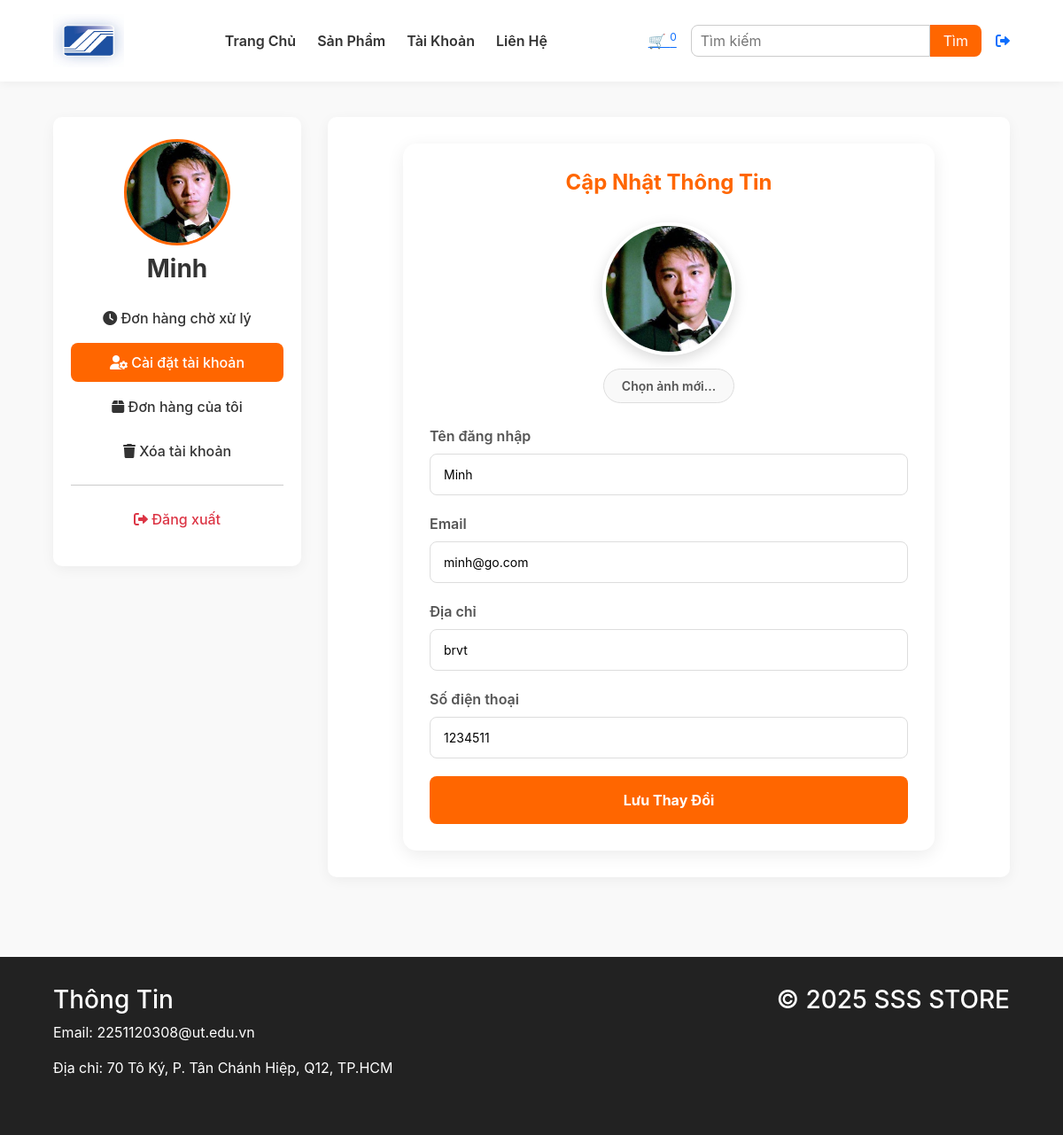
The app's page /users_area/profile.php?edit_account (signed in) with its own data.
### tables this page shows
CREATE TABLE `user_table` (
  `user_id` int(11) NOT NULL,
  `username` varchar(100) NOT NULL,
  `user_email` varchar(100) NOT NULL,
  `user_password` varchar(255) NOT NULL,
  `user_image` varchar(255) NOT NULL,
  `user_ip` varchar(100) NOT NULL,
  `user_address` varchar(255) NOT NULL,
  `user_mobile` varchar(20) NOT NULL
);

### users_area/edit_account.php (the view, shortened to what this page needs)
<?php
if (isset($_GET['edit_account'])) {
    $user_session_name = $_SESSION['username'];
    $select_query = "SELECT * FROM `user_table` WHERE username='$user_session_name'";
    $result_query = mysqli_query($con, $select_query);
    $row_fetch = mysqli_fetch_assoc($result_query);
    $username = $row_fetch['username'];
    $user_email = $row_fetch['user_email'];
    $user_address = $row_fetch['user_address'];
    $user_mobile = $row_fetch['user_mobile'];
    $current_image = $row_fetch['user_image'] ? $row_fetch['user_image'] : 'default_avatar.png';
}
?>
<!DOCTYPE html>
<html lang="vi">
<head>
</head>
<body>
    <div class="edit-account-container">
        <h3 class="edit-title">Cập Nhật Thông Tin</h3>
        <form action="" method="post" enctype="multipart/form-data">
            <div class="image-upload-section">
                <div class="image-preview-container">
                    <img src="./user_images/<?php echo htmlspecialchars($current_image); ?>"
                         alt="Ảnh đại diện" class="edit-image-preview">
                </div>
                <div class="file-input-wrapper">
                    <button class="btn-file">Chọn ảnh mới...</button>
                </div>
            </div>
            <div class="form-group">
                <label for="user_username" class="form-label">Tên đăng nhập</label>
                <input type="text" id="user_username" class="form-input" value="<?php echo htmlspecialchars($username) ?>" name="user_username" required>
            </div>
            <div class="form-group">
                <label for="user_email" class="form-label">Email</label>
                <input type="email" id="user_email" class="form-input" value="<?php echo htmlspecialchars($user_email) ?>" name="user_email" required>
            </div>
            <div class="form-group">
                <label for="user_address" class="form-label">Địa chỉ</label>
                <input type="text" id="user_address" class="form-input" value="<?php echo htmlspecialchars($user_address) ?>" name="user_address" required>
            </div>
            <div class="form-group">
                <label for="user_mobile" class="form-label">Số điện thoại</label>
                <input type="text" id="user_mobile" class="form-input" value="<?php echo htmlspecialchars($user_mobile) ?>" name="user_mobile" required>
            </div>
            <input type="submit" value="Lưu Thay Đổi" class="btn-update" name="user_update">
        </form>
    </div>
</body>
</html>

### users_area/profile.php (shortened to what this page needs)
<?php
include('../functions/common_function.php');
$username = $_SESSION['username'];
?>
<!DOCTYPE html>
<html lang="vi">
<head>
    <link rel="stylesheet" href="https://cdnjs.cloudflare.com/ajax/libs/font-awesome/6.0.0-beta3/css/all.min.css">
    <link href="https://cdn.jsdelivr.net/npm/bootstrap@5.3.3/dist/css/bootstrap.min.css" rel="stylesheet">
</head>
<body>
    <header>
        <a class="logo" href="../index.php"><img src="../images/R.jpg" alt="Logo"></a>
        <nav>
            <a href="../index.php">Trang Chủ</a>
            <a href="../display_all.php">Sản Phẩm</a>
            <a href="./profile.php" class="active">Tài Khoản</a>
            <a href="#contact">Liên Hệ</a>
        </nav>
        <div class="icons">
            <a href="../cart.php">🛒 <sup><?php cart_item(); ?></sup></a>
            <form action="../search_product.php" method="get">
                <input type="search" placeholder="Tìm kiếm" name="search_data" />
                <input type="submit" value="Tìm" name="search_data_product" />
            </form>
            <?php echo isset($_SESSION['username']) ? '<a href="logout.php"><i class="fa fa-sign-out-alt"></i></a>' : '<a href="user_login.php"><i class="fas fa-user"></i></a>'; ?>
        </div>
    </header>
    <section class="profile-container">
        <aside class="sidebar">
            <?php
            $stmt = $con->prepare("SELECT user_image FROM user_table WHERE username = ?");
            $stmt->bind_param("s", $username);
            $stmt->execute();
            $result = $stmt->get_result();
            $user_image = $result->fetch_assoc()['user_image'] ?? 'default_avatar.png';
            ?>
            <img src="./user_images/<?php echo htmlspecialchars($user_image); ?>" alt="Ảnh đại diện">
            <h3><?php echo htmlspecialchars($username); ?></h3>
            <?php
            $current = isset($_GET['edit_account']) ? 'edit' : (isset($_GET['my_orders']) ? 'orders' : (isset($_GET['delete_account']) ? 'delete' : 'default'));
            ?>
            <a href="profile.php" class="<?php echo $current == 'default' ? 'active' : ''; ?>"><i class="fa-solid fa-clock"></i> Đơn hàng chờ xử lý</a>
            <a href="profile.php?edit_account" class="<?php echo $current == 'edit' ? 'active' : ''; ?>"><i class="fa-solid fa-user-gear"></i> Cài đặt tài khoản</a>
            <a href="profile.php?my_orders" class="<?php echo $current == 'orders' ? 'active' : ''; ?>"><i class="fa-solid fa-box"></i> Đơn hàng của tôi</a>
            <a href="profile.php?delete_account" class="<?php echo $current == 'delete' ? 'active' : ''; ?>"><i class="fa-solid fa-trash"></i> Xóa tài khoản</a>
            <hr>
            <a href="logout.php" class="text-danger"><i class="fa-solid fa-right-from-bracket"></i> Đăng xuất</a>
        </aside>
        <div class="content">
            <?php
            if (isset($_GET['edit_account'])) {
                include('edit_account.php');
            } elseif (isset($_GET['my_orders'])) {
                include('user_orders.php');
            } elseif (isset($_GET['delete_account'])) {
                include('delete_account.php');
            } else {
                echo "<h3>Xin chào, " . htmlspecialchars($username) . "!</h3><p>Bạn có thể xem và quản lý tài khoản tại đây.</p>";
            }
            ?>
        </div>
    </section>
    <footer id="contact">
        <div>
            <h3>Thông Tin</h3>
            <p>Email: 2251120308@ut.edu.vn</p>
            <p>Địa chỉ: 70 Tô Ký, P. Tân Chánh Hiệp, Q12, TP.HCM</p>
        </div>
        <div>
            <h3>&copy; 2025 SSS STORE</h3>
        </div>
    </footer>
</body>
</html>

### users_area/profile.php (style rules this page uses)
:root { --main-color: #ff6600; --bg-light: #f9f9f9; --dark-text: #333; --light-text: #777; }
body { font-family: 'Inter', sans-serif; background-color: var(--bg-light); margin: 0; color: var(--dark-text); }
header { background: #fff; padding: 1rem 5%; display: flex; justify-content: space-between; align-items: center; box-shadow: 0 2px 10px rgba(0, 0, 0, 0.05); position: sticky; top: 0; z-index: 1000; }
.logo img { height: 60px; }
nav { display: flex; gap: 1.5rem; }
nav a { color: var(--dark-text); font-weight: 600; text-decoration: none; transition: color 0.3s ease; }
.icons { display: flex; align-items: center; gap: 1rem; }
.icons form { display: flex; }
.icons input[type="search"] { padding: 5px 10px; border: 1px solid #ccc; border-radius: 8px 0 0 8px; }
.icons input[type="submit"] { background: var(--main-color); color: white; border: none; padding: 5px 15px; border-radius: 0 8px 8px 0; cursor: pointer; }
.profile-container { display: flex; flex-wrap: wrap; padding: 40px 5%; gap: 30px; }
.sidebar { background: white; border-radius: 10px; box-shadow: 0 4px 15px rgba(0, 0, 0, 0.05); padding: 25px 20px; flex: 1 1 280px; max-width: 280px; height: fit-content; text-align: center; }
.sidebar img { width: 120px; height: 120px; object-fit: cover; border-radius: 50%; border: 3px solid var(--main-color); margin-bottom: 10px; }
.sidebar h3 { font-weight: 700; margin-bottom: 1rem; }
.sidebar a { display: block; color: var(--dark-text); font-weight: 500; padding: 10px 12px; border-radius: 8px; text-decoration: none; margin: 6px 0; transition: all 0.3s ease; }
.sidebar a:hover, .sidebar a.active { background: var(--main-color); color: #fff; }
.content { flex: 3; background: white; border-radius: 10px; box-shadow: 0 4px 15px rgba(0, 0, 0, 0.05); padding: 30px; min-height: 500px; }
footer { background: #222; color: white; padding: 2rem 5%; display: flex; justify-content: space-between; flex-wrap: wrap; margin-top: 50px; }
footer div { margin-bottom: 1rem; }
footer h3 { margin-bottom: 0.5rem; }

### users_area/edit_account.php (style rules this page uses)
.edit-account-container { max-width: 600px; margin: 0 auto; padding: 30px; background-color: #fff; border-radius: 15px; box-shadow: 0 5px 20px rgba(0,0,0,0.08); }
.edit-title { text-align: center; color: #ff6600; margin-bottom: 30px; font-weight: 700; font-size: 24px; }
.form-group { margin-bottom: 20px; }
.form-label { display: block; margin-bottom: 8px; font-weight: 600; color: #555; text-align: left; }
.form-input { width: 100%; padding: 12px 15px; border: 1px solid #ddd; border-radius: 8px; font-size: 14px; transition: border-color 0.3s; box-sizing: border-box; }
.image-upload-section { display: flex; flex-direction: column; align-items: center; margin-bottom: 25px; }
.image-preview-container { width: 150px; height: 150px; margin-bottom: 15px; position: relative; border-radius: 50%; border: 4px solid #fff; box-shadow: 0 5px 15px rgba(0,0,0,0.15); overflow: hidden; }
.edit-image-preview { width: 100%; height: 100%; object-fit: cover; }
.file-input-wrapper { position: relative; overflow: hidden; display: inline-block; }
.btn-file { border: 1px solid #ddd; color: #555; background-color: #f9f9f9; padding: 8px 20px; border-radius: 20px; font-size: 14px; font-weight: 600; cursor: pointer; transition: all 0.3s; }
.btn-update { width: 100%; padding: 15px; border: none; border-radius: 8px; background-color: #ff6600; color: white; font-size: 16px; font-weight: 700; cursor: pointer; transition: background-color 0.3s, transform 0.2s; }

### records on screen
user_table: user_image (picture), user_username "Minh", user_email "minh@go.com", user_address "brvt", user_mobile "1234511"

### other values on screen
$total_items "0"
$username "Minh"
